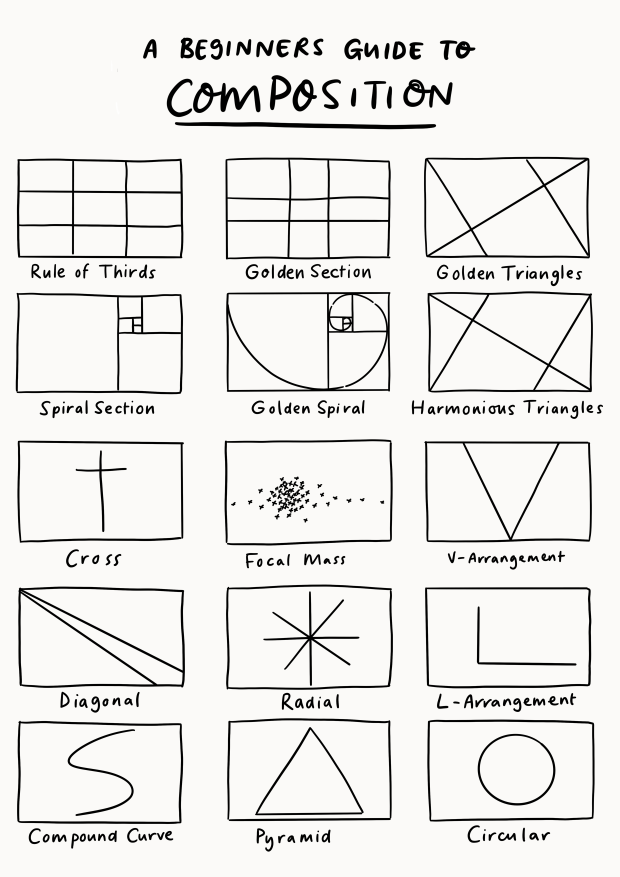
#> input picture imgs/527D6301-0CFF-4E4B-BF3A-D332D7725FE6.png, 2480 x 3508 px, given in place of out.png, which was not available (shown at 1/4 size)
$ python composition_analyzer.py out.png 5
#> lines starting #> are read from the running program, lines starting #| are printed output that depends on the picture; pictures that were not available may be replaced by others from this repository, and a replacement may not be noted
"""
composition_analyzer.py
------------------------
Scores a 16:9 PNG image against 15 photographic composition templates.

Usage:
    from composition_analyzer import analyze_composition
    scores = analyze_composition("photo.png")
    # Returns dict of {composition_name: score (0.0 - 1.0)}
"""

import cv2
import numpy as np
from scipy.ndimage import gaussian_filter
from scipy.stats import pearsonr
import math


# ---------------------------------------------------------------------------
# Helpers
# ---------------------------------------------------------------------------

def _load_and_prep(image_path: str, target_w=960, target_h=540):
    """Load image, resize to 16:9, return BGR + grayscale + saliency map."""
#> called with image_path = 'out.png', target_w = 960, target_h = 540
    img = cv2.imread(image_path)
#> img is the input picture: shape (3508, 2480, 3); mean B, G, R 230.7, 232.6, 233.5
    if img is None:
        raise FileNotFoundError(f"Cannot read image: {image_path}")
    img = cv2.resize(img, (target_w, target_h))
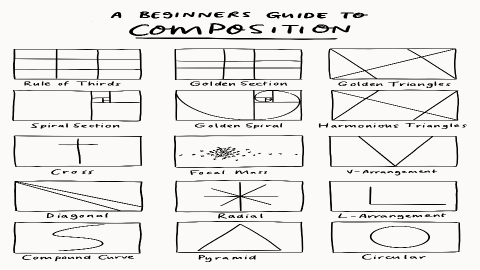
#> img: shape (540, 960, 3) (shown at 1/2 size); mean B, G, R 230.7, 232.5, 233.5
    gray = cv2.cvtColor(img, cv2.COLOR_BGR2GRAY)
    saliency = _saliency_map(gray)
    return img, gray, saliency


def _saliency_map(gray: np.ndarray) -> np.ndarray:
    """
    Simple frequency-domain saliency (spectral residual method).
    Returns float32 map normalized to [0, 1].
    """
    h, w = gray.shape
    f = np.fft.fft2(gray.astype(np.float32))
    log_amp = np.log(np.abs(f) + 1e-8)
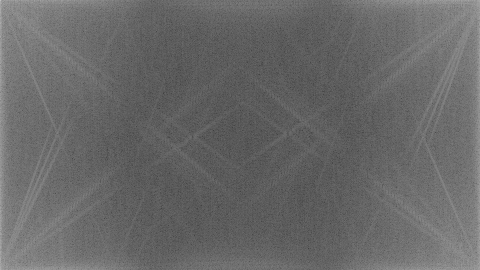
#> log_amp: shape (540, 960) float64 (shown at 1/2 size); min 2.9, max 18.61, mean 9.36; drawn with min black and max white
    # Spectral residual = log amplitude - smoothed log amplitude
    smoothed = gaussian_filter(log_amp, sigma=3)
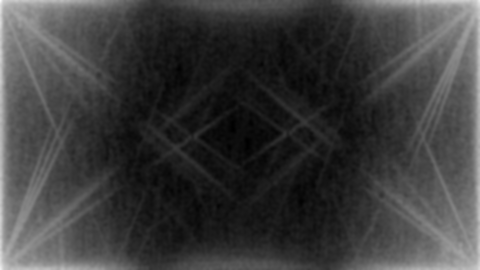
#> smoothed: shape (540, 960) float64 (shown at 1/2 size); min 8.12, max 13.23, mean 9.36; drawn with min black and max white
    residual = log_amp - smoothed
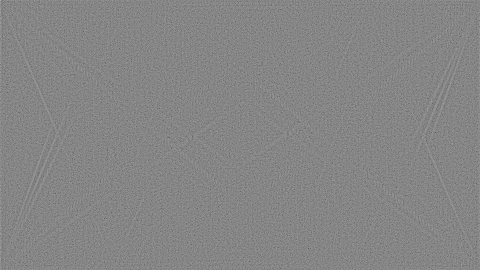
#> residual: shape (540, 960) float64 (shown at 1/2 size); min -5.93, max 5.38, mean -6.31e-16; drawn with min black and max white
    # Reconstruct with original phase
    phase = np.angle(f)
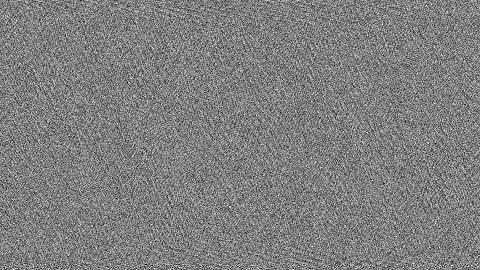
#> phase: shape (540, 960) float64 (shown at 1/2 size); min -3.14, max 3.14, mean -1.53e-17; drawn with min black and max white
    sal_f = np.exp(residual + 1j * phase)
    sal = np.abs(np.fft.ifft2(sal_f)) ** 2
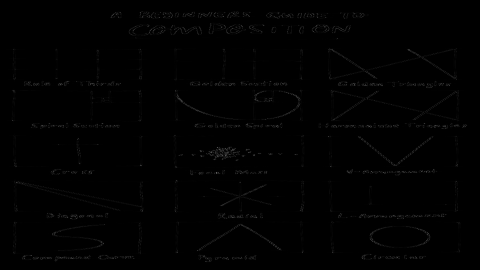
#> sal: shape (540, 960) float64 (shown at 1/2 size); min 8.06e-14, max 0.00065, mean 3.55e-06; drawn with min black and max white
    sal = gaussian_filter(sal, sigma=8)
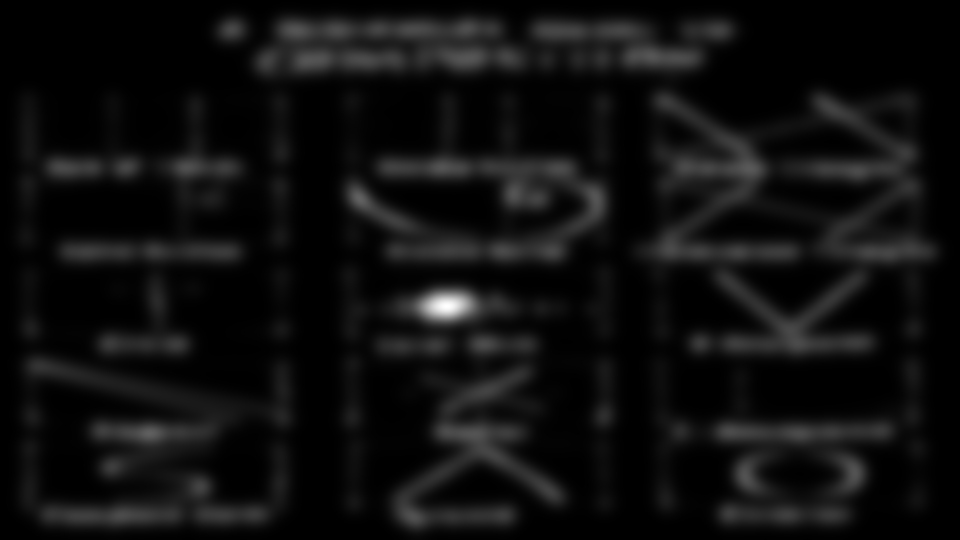
#> sal: shape (540, 960) float64; min 2e-07, max 5.45e-05, mean 3.55e-06; drawn with min black and max white
    sal = (sal - sal.min()) / (sal.max() - sal.min() + 1e-8)
    return sal.astype(np.float32)


# [4 lines left out: function _edge_map, not called in this run]


def _template_score(saliency: np.ndarray, template: np.ndarray) -> float:
    """
    Score = weighted overlap between saliency and a composition template.
    Template is a float32 mask of the same shape, values in [0,1].
    Returns Pearson r mapped to [0,1], then boosted by mean overlap.
    """
    s = saliency.flatten()
    t = template.flatten()
    if t.sum() < 1:
        return 0.0
    # Pearson correlation
    try:
        r, _ = pearsonr(s, t)
    except Exception:
        r = 0.0
    r = float(np.clip(r, 0, 1))
    # Weighted overlap: how much saliency lands inside the template regions
    overlap = float((saliency * template).sum() / (template.sum() + 1e-8))
    # Combine: 60% correlation, 40% overlap, both already [0,1]
    score = 0.6 * r + 0.4 * overlap
    return float(np.clip(score, 0.0, 1.0))


# [18 lines left out: function _line_density_score, not called in this run]


# ---------------------------------------------------------------------------
# Template builders  (all return float32 arrays of shape H x W)
# ---------------------------------------------------------------------------

def _make_rule_of_thirds(H, W):
    mask = np.zeros((H, W), np.float32)
    # Tight gaussian blobs at the four intersection points
    sigma = min(H, W) * 0.03
    for y in [H // 3, 2 * H // 3]:
        for x in [W // 3, 2 * W // 3]:
            tmp = np.zeros((H, W), np.float32)
            tmp[y, x] = 1.0
            mask += gaussian_filter(tmp, sigma=sigma)
    # Faint grid lines as secondary cue
    thick = max(1, H // 12)
    for y in [H // 3, 2 * H // 3]:
        mask[y-thick, :] += 1.0
        mask[y+thick, :] + 1.0
    for x in [W // 3, 2 * W // 3]:
        mask[:, x-thick] += 1.0
        mask[:, x+thick] += 1.0
    return mask / (mask.max() + 1e-8)


def _make_golden_section(H, W):
    """Golden ratio grid: phi ≈ 0.618"""
    phi = 0.6180339887
    mask = np.zeros((H, W), np.float32)
    # Tight blobs at the four phi intersections
    sigma = min(H, W) * 0.03
    for fy in [phi, 1 - phi]:
        for fx in [phi, 1 - phi]:
            tmp = np.zeros((H, W), np.float32)
            tmp[int(H * fy), int(W * fx)] = 1.0
            mask += gaussian_filter(tmp, sigma=sigma)
    # Faint grid lines
    for frac in [phi, 1 - phi]:
        mask[int(H * frac), :] += 1
        mask[:, int(W * frac)] += 1
    return mask / (mask.max() + 1e-8)


def _make_golden_spiral(H, W):
    """
    Golden spiral as connected quarter-circle arcs.
    Repeatedly cuts squares from the rectangle; arc center is the
    inner corner shared between the square and the remaining rect.
    Each arc endpoint exactly meets the next arc's start point.
    """
    mask = np.zeros((H, W), np.float32)
    x1, y1, x2, y2 = 0.0, 0.0, float(W), float(H)
    for i in range(10):
        w = x2 - x1
        h = y2 - y1
        if w < 1 or h < 1:
            break
        phase = i % 4
        if phase == 0:      # cut square from left; arc center = bottom-right of square
            sq = h
            cx, cy = x1 + sq, y2
            sa, ea = math.pi, 1.5 * math.pi
            x1 += sq
        elif phase == 1:    # cut square from top; arc center = bottom-left of square
            sq = w
            cx, cy = x1, y1 + sq
            sa, ea = 1.5 * math.pi, 2.0 * math.pi
            y1 += sq
        elif phase == 2:    # cut square from right; arc center = top-left of square
            sq = h
            cx, cy = x2 - sq, y1
            sa, ea = 0.0, 0.5 * math.pi
            x2 -= sq
        else:               # cut square from bottom; arc center = top-right of square
            sq = w
            cx, cy = x2, y2 - sq
            sa, ea = 0.5 * math.pi, math.pi
            y2 -= sq
        pts = max(80, int(sq * 8))
        for j in range(pts + 1):
            a = sa + (ea - sa) * j / pts
            px = int(round(cx + sq * math.cos(a)))
            py = int(round(cy + sq * math.sin(a)))
            if 0 <= px < W and 0 <= py < H:
                mask[py, px] += 1.0
    mask = gaussian_filter(mask, sigma=min(H, W) * 0.016)
    return mask / (mask.max() + 1e-8)


def _make_spiral_section(H, W):
    """Fibonacci / Spiral Section — rectangular partitioning (like golden spiral but via rects)."""
    mask = np.zeros((H, W), np.float32)
    phi = 1.6180339887
    x0, y0, w, h = 0, 0, W, H
    for _ in range(6):
        if w >= h:
            sq = h
            # vertical dividing line
            lx = int(x0 + w / phi)
            mask[:, lx] += 0.5 if 0 <= lx < W else 0
            w = W - lx
            x0 = lx
        else:
            sq = w
            ly = int(y0 + h / phi)
            mask[ly, :] += 0.5 if 0 <= ly < H else 0
            h = H - ly
            y0 = ly
    mask = gaussian_filter(mask, sigma=min(H, W) * 0.03)
    return mask / (mask.max() + 1e-8)


def _make_golden_triangles(H, W):
    """
    Main diagonal (TL→BR) plus perpendicular lines dropped from each
    opposite corner to the diagonal — matching the reference image pattern.
    """
    mask = np.zeros((H, W), np.float32)
    def draw_line(y1, x1, y2, x2, weight=1.0):
        n = int(math.hypot(x2 - x1, y2 - y1) * 3)
        for t in np.linspace(0, 1, max(n, 2)):
            y = int(y1 + t * (y2 - y1))
            x = int(x1 + t * (x2 - x1))
            if 0 <= y < H and 0 <= x < W:
                mask[y, x] += weight
    # Main diagonal
    draw_line(0, 0, H - 1, W - 1, 1.0)
    # Foot of perpendicular from top-right corner (0, W-1) onto diagonal y = (H/W)*x
    m = H / W
    xf1 = (W - 1) / (1 + m ** 2)
    yf1 = m * xf1
    draw_line(0, W - 1, int(yf1), int(xf1), 0.9)
    # Foot of perpendicular from bottom-left corner (H-1, 0) onto diagonal
    xf2 = m * (H - 1) / (1 + m ** 2)
    yf2 = m * xf2
    draw_line(H - 1, 0, int(yf2), int(xf2), 0.9)
    mask = gaussian_filter(mask, sigma=min(H, W) * 0.018)
    return mask / (mask.max() + 1e-8)


def _make_harmonious_triangles(H, W):
    """
    Main diagonal + two lines from opposite corners perpendicular to diagonal.
    """
    mask = np.zeros((H, W), np.float32)
    def draw_line(y1, x1, y2, x2, weight=1.0):
        length = int(math.hypot(x2 - x1, y2 - y1)) * 2
        for t in np.linspace(0, 1, length):
            y = int(y1 + t * (y2 - y1))
            x = int(x1 + t * (x2 - x1))
            if 0 <= y < H and 0 <= x < W:
                mask[y, x] += weight
    draw_line(0, 0, H - 1, W - 1)  # main diagonal
    # Perpendicular from top-right to main diagonal
    # Foot of perpendicular from (0, W-1) on y=x*(H/W):
    m = H / W
    xf = (W - 1 + m * 0) / (1 + m * m) * (1 + 0)
    xf = (W - 1) / (1 + m ** 2)
    yf = m * xf
    draw_line(0, W - 1, int(yf), int(xf), 0.8)
    # Perpendicular from bottom-left
    xf2 = (0 + m * (H - 1)) / (1 + m * m)
    yf2 = m * xf2
    draw_line(H - 1, 0, int(yf2), int(xf2), 0.8)
    mask = gaussian_filter(mask, sigma=min(H, W) * 0.025)
    return mask / (mask.max() + 1e-8)


def _make_cross(H, W):
    mask = np.zeros((H, W), np.float32)
    mask[H // 2, :] = 1.0
    mask[:, W // 2] = 1.0
    mask = gaussian_filter(mask, sigma=min(H, W) * 0.02)
    return mask / (mask.max() + 1e-8)


def _make_focal_mass(H, W):
    """Dense cluster near center-slightly-off-center."""
    mask = np.zeros((H, W), np.float32)
    tmp = np.zeros((H, W), np.float32)
    tmp[int(H * 0.45), int(W * 0.5)] = 1.0
    mask = gaussian_filter(tmp, sigma=min(H, W) * 0.15)
    return mask / (mask.max() + 1e-8)


def _make_v_arrangement(H, W):
    """V shape: two lines converging from top corners to center-bottom."""
    mask = np.zeros((H, W), np.float32)
    def draw_line(y1, x1, y2, x2):
        length = int(math.hypot(x2 - x1, y2 - y1)) * 2
        for t in np.linspace(0, 1, length):
            y = int(y1 + t * (y2 - y1))
            x = int(x1 + t * (x2 - x1))
            if 0 <= y < H and 0 <= x < W:
                mask[y, x] = 1.0
    draw_line(0, 0, H - 1, W // 2)
    draw_line(0, W - 1, H - 1, W // 2)
    mask = gaussian_filter(mask, sigma=min(H, W) * 0.03)
    return mask / (mask.max() + 1e-8)


def _make_diagonal(H, W):
    """Strong single diagonal, top-left to bottom-right."""
    mask = np.zeros((H, W), np.float32)
    for t in np.linspace(0, 1, 3000):
        y, x = int(t * H), int(t * W)
        if 0 <= y < H and 0 <= x < W:
            mask[y, x] = 1.0
    mask = gaussian_filter(mask, sigma=min(H, W) * 0.03)
    return mask / (mask.max() + 1e-8)


def _make_radial(H, W):
    """Lines radiating from center."""
    mask = np.zeros((H, W), np.float32)
    cy, cx = H // 2, W // 2
    for angle in np.linspace(0, 2 * math.pi, 12, endpoint=False):
        for r in range(1, int(math.hypot(H, W) // 2)):
            y = int(cy + r * math.sin(angle))
            x = int(cx + r * math.cos(angle))
            if 0 <= y < H and 0 <= x < W:
                mask[y, x] = 1.0
    mask = gaussian_filter(mask, sigma=min(H, W) * 0.025)
    return mask / (mask.max() + 1e-8)


def _make_l_arrangement(H, W):
    """
    Centered L-shape: vertical stroke from ~20% to ~75% height,
    horizontal stroke extending right from its base — matching the reference image.
    """
    mask = np.zeros((H, W), np.float32)
    lw = max(2, min(H, W) // 80)
    cx   = int(W * 0.35)
    top_y  = int(H * 0.18)
    bot_y  = int(H * 0.76)
    right_x = int(W * 0.74)
    mask[top_y:bot_y, cx - lw:cx + lw] = 1.0
    mask[bot_y - lw:bot_y + lw, cx:right_x] = 1.0
    mask = gaussian_filter(mask, sigma=min(H, W) * 0.025)
    return mask / (mask.max() + 1e-8)


def _make_compound_curve(H, W):
    """S-curve: sinusoidal path from top to bottom."""
    mask = np.zeros((H, W), np.float32)
    for i, y in enumerate(range(0, H)):
        t = y / H
        x = int(W * 0.5 + W * 0.2 * math.sin(2 * math.pi * t))
        if 0 <= x < W:
            mask[y, x] = 1.0
    mask = gaussian_filter(mask, sigma=min(H, W) * 0.04)
    return mask / (mask.max() + 1e-8)


def _make_pyramid(H, W):
    """Inset triangle: apex at top-center, base near bottom — matching reference."""
    mask = np.zeros((H, W), np.float32)
    def draw_line(y1, x1, y2, x2):
        n = int(math.hypot(x2 - x1, y2 - y1) * 3)
        for t in np.linspace(0, 1, max(n, 2)):
            y = int(y1 + t * (y2 - y1))
            x = int(x1 + t * (x2 - x1))
            if 0 <= y < H and 0 <= x < W:
                mask[y, x] = 1.0
    apex_x, apex_y = W // 2, int(H * 0.12)
    base_y = int(H * 0.88)
    base_l, base_r = int(W * 0.12), int(W * 0.88)
    draw_line(apex_y, apex_x, base_y, base_l)
    draw_line(apex_y, apex_x, base_y, base_r)
    draw_line(base_y, base_l, base_y, base_r)
    mask = gaussian_filter(mask, sigma=min(H, W) * 0.022)
    return mask / (mask.max() + 1e-8)


def _make_circular(H, W):
    """Circle centered in frame."""
    mask = np.zeros((H, W), np.float32)
    cy, cx = H // 2, W // 2
    r = min(H, W) // 3
    for angle in np.linspace(0, 2 * math.pi, 3000):
        y = int(cy + r * math.sin(angle))
        x = int(cx + r * math.cos(angle))
        if 0 <= y < H and 0 <= x < W:
            mask[y, x] = 1.0
    mask = gaussian_filter(mask, sigma=min(H, W) * 0.025)
    return mask / (mask.max() + 1e-8)


# ---------------------------------------------------------------------------
# Main function
# ---------------------------------------------------------------------------

TEMPLATE_BUILDERS = {
    "rule_of_thirds":       _make_rule_of_thirds,
    "golden_section":       _make_golden_section,
    "golden_triangles":     _make_golden_triangles,
    "spiral_section":       _make_spiral_section,
    "golden_spiral":        _make_golden_spiral,
    "harmonious_triangles": _make_harmonious_triangles,
    "cross":                _make_cross,
    "focal_mass":           _make_focal_mass,
    "v_arrangement":        _make_v_arrangement,
    "diagonal":             _make_diagonal,
    "radial":               _make_radial,
    "l_arrangement":        _make_l_arrangement,
    "compound_curve":       _make_compound_curve,
    "pyramid":              _make_pyramid,
    "circular":             _make_circular,
}


def analyze_composition(
    image_path: str,
    target_w: int = 960,
    target_h: int = 540,
    top_n: int = None,
) -> dict:
    """
    Analyze the photographic composition of a 16:9 PNG image.

    Parameters
    ----------
    image_path : str
        Path to the input PNG (any aspect ratio is accepted but 16:9 is ideal).
    target_w : int
        Internal processing width (default 960).
    target_h : int
        Internal processing height (default 540).
    top_n : int or None
        If set, return only the top-N scoring compositions.

    Returns
    -------
    dict
        {composition_name: score}  — scores in [0.0, 1.0], sorted descending.
    """
    img, gray, saliency = _load_and_prep(image_path, target_w, target_h)
    H, W = saliency.shape

    scores = {}
    for name, builder in TEMPLATE_BUILDERS.items():
        template = builder(H, W)
        scores[name] = _template_score(saliency, template)
#> this loop made 15 passes
#> (r in _template_score, overlap in _template_score, score in _template_score) on passes 1 to 8: (0, 0.0601, 0.024), (0, 0.059, 0.0236), (0, 0.0576, 0.023), (0.0121, 0.0628, 0.0324), (0, 0.0516, 0.0206), (0, 0.056, 0.0224), (0.0534, 0.0739, 0.0616), (0.192, 0.0964, 0.154)
#> after the loop, scores = 15 items

    # Normalize so the max score = 1.0, rest are relative
    max_s = max(scores.values()) if scores else 1.0
#> max_s = 0.154
    if max_s > 0:
        scores = {k: round(v / max_s, 4) for k, v in scores.items()}

    # Sort descending
    scores = dict(sorted(scores.items(), key=lambda x: x[1], reverse=True))

    if top_n is not None:
        scores = dict(list(scores.items())[:top_n])
#> scores = {'focal_mass': 1, 'radial': 0.633, 'compound_curve': 0.548, 'cross': 0.401, 'pyramid': 0.245}

    return scores


# ---------------------------------------------------------------------------
# CLI convenience
# ---------------------------------------------------------------------------

if __name__ == "__main__":
    import sys, json
    if len(sys.argv) < 2:
        print("Usage: python composition_analyzer.py <image.png> [top_n]")
        sys.exit(1)
    top_n = int(sys.argv[2]) if len(sys.argv) > 2 else None
    result = analyze_composition(sys.argv[1], top_n=top_n)
#> result has the same summary as scores in analyze_composition
    print(json.dumps(result, indent=2))
#| {
#|   "focal_mass": 1.0,
#|   "radial": 0.6334,
#|   "compound_curve": 0.5484,
#|   "cross": 0.4013,
#|   "pyramid": 0.2454
#> (further printed lines are left out)

$ run again, on imgs/composketch-draft.png
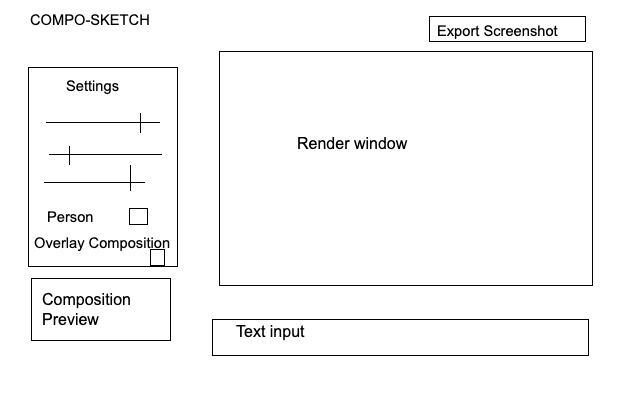
#> input picture imgs/composketch-draft.png, 633 x 395 px, given in place of out.png, which was not available
#> in _load_and_prep, img is the input picture: shape (395, 633, 3); min 0, max 255, mean 247.8
#> img: shape (540, 960, 3)
#> in _saliency_map, `phase = np.angle(f)`:
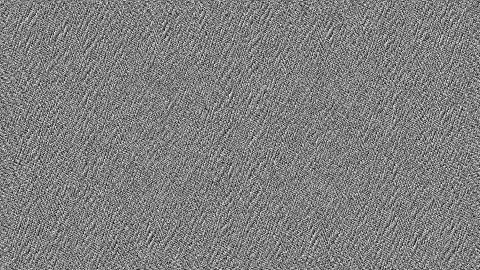
#> phase: shape (540, 960) float64 (shown at 1/2 size); min -3.14, max 3.14, mean -2.36e-17; drawn with min black and max white
#> in _saliency_map, `sal = gaussian_filter(sal, sigma=8)`:
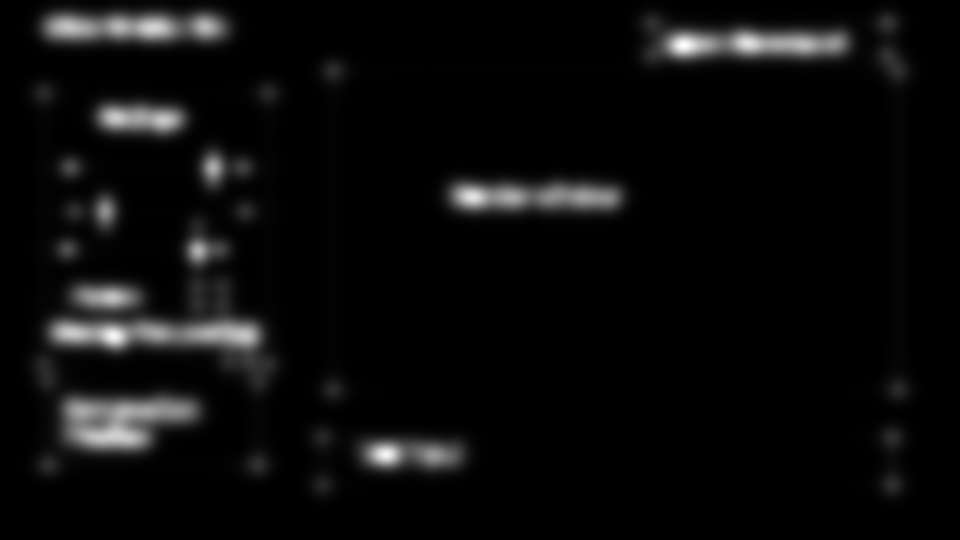
#> sal: shape (540, 960) float64; min 1.74e-07, max 7.38e-05, mean 3.51e-06; drawn with min black and max white
#> the loop in analyze_composition, `for name, builder in TEMPLATE_BUILDERS.items():` made 15 passes
#> (r in _template_score, overlap in _template_score, score in _template_score) on passes 1 to 8: (0, 0.0253, 0.0101), (0.0227, 0.0826, 0.0466), (0, 0.0447, 0.0179), (0, 0.0385, 0.0154), (0, 0.0311, 0.0124), (0, 0.0435, 0.0174), (0, 0.0221, 0.00883), (0, 0.0388, 0.0155)
#> after the loop in analyze_composition, `for name, builder in TEMPLATE_BUILDERS.items():`: scores = 15 items
#> max_s = 0.0466
#> in analyze_composition, `scores = dict(list(scores.items())[:top_n])`: scores = {'golden_section': 1, 'pyramid': 0.659, 'golden_triangles': 0.384, 'harmonious_triangles': 0.373, 'focal_mass': 0.333}
#> result has the same summary as scores in analyze_composition
#| {
#|   "golden_section": 1.0,
#|   "pyramid": 0.6586,
#|   "golden_triangles": 0.3835,
#|   "harmonious_triangles": 0.3728,
#|   "focal_mass": 0.3325
#> (further printed lines are left out)
